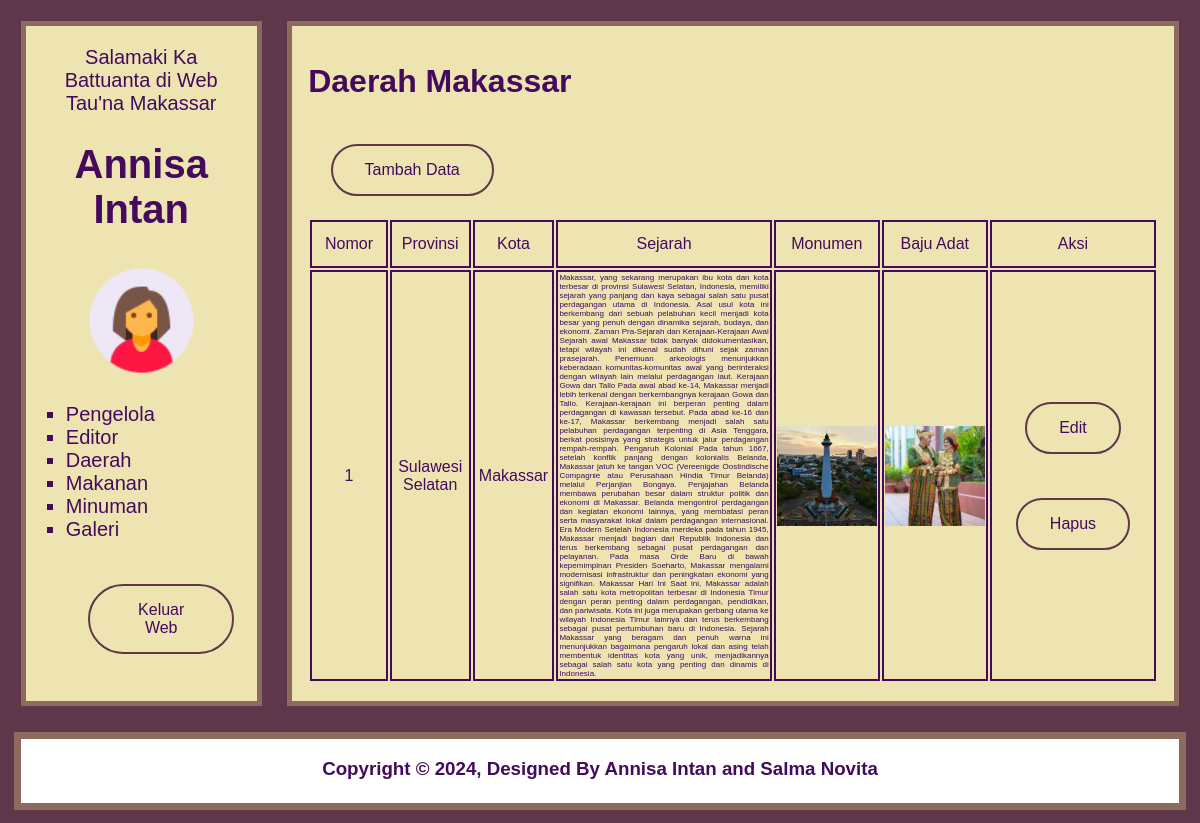
Screenshot of /admin/index.php?page=daerah_tampil (signed in) with the database file from the repository.
### tables this page shows
CREATE TABLE `tb_daerah` (
  `id_daerah` int(11) NOT NULL,
  `provinsi` longtext NOT NULL,
  `kota` longtext NOT NULL,
  `asal_sejarah` longtext NOT NULL,
  `foto_monumen` text NOT NULL,
  `foto_bajuadat` text NOT NULL,
  `nama_monumen` text NOT NULL,
  `nama_bajuadat` text NOT NULL
);

### admin/daerah_tampil.php (the view, shortened to what this page needs)
<h1>Daerah Makassar</h1>
<div class="button">
  <?php
    echo "<button><a href='index.php?page=daerah_tambah'>Tambah Data</a></button>";
  ?>
</div>
<table>
    <tr class="kepala">
      <td width="10%">Nomor</td>
      <td width="10%">Provinsi</td>
      <td width="10%">Kota</td>
      <td width="30%">Sejarah</td>
      <td width="10%">Monumen</td>
      <td width="10%">Baju Adat</td>
      <td width="20%">Aksi</td>
    </tr>
    <?php
        include "../config/koneksi.php";
        $nomor=1;
        $tampil_daerah = mysqli_query ($koneksi,"SELECT * FROM tb_daerah
        ORDER BY id_daerah");
        while ($hasil=mysqli_fetch_array($tampil_daerah))
        {
          echo "<tr>";
          echo "<td>$nomor</td>";
          echo "<td>$hasil[provinsi]</td>";
          echo "<td>$hasil[kota]</td>";
          echo "<td class='kecil'>$hasil[asal_sejarah]</td>";
          echo "<td><img src='$hasil[foto_monumen]' class='gambar'></td>";
          echo "<td><img src='$hasil[foto_bajuadat]' class='gambar'></td>";
          echo "<td align='center'>
          <a href='index.php?page=daerah_tambah&id_daerah=$hasil[id_daerah]'><button>Edit</button></a> <br>
          <a href='daerah_proses.php?status=hapus&id_daerah=$hasil[id_daerah]' onclick=\"return confirm('Apakah Anda yakin ingin menghapus data ini?');\"><button>Hapus</button></a>
          </td>";
          $nomor++;
        }
    ?>
</table>
<link rel="stylesheet" href="styles.css">

### admin/styles.css (style rules this page uses)
:root { --bg: #EEE4B1; --color: #430A5D; --tr1: #5F374B; --tr2: #8C6A5D; }
* { text-decoration: none; color: #430A5D; }
button { cursor: pointer; margin: 1.4rem; background-color: #EEE4B1; border-radius: 50px; border: 2px solid var(--tr1); padding: 15px 32px; text-align: center; text-decoration: none; display: inline-block; font-size: 16px; }
table tr td { text-align: center; border: 2px solid #430A5D; }
.kepala { height: 3rem; }
.gambar { height: auto; width: 100px; }
.kecil { font-size: 8px; text-align: justify; }

### admin/index.php (style rules this page uses)
body { background-color: #5F374B; width: auto; font-family: 'Lucida Sans', 'Lucida Sans Regular', 'Lucida Grande', 'Lucida Sans Unicode', Geneva, Verdana, sans-serif; }

### admin/menu.php (style rules this page uses)
* { text-decoration: none; color: #430A5D; }
button { margin-top: 3rem; background-color: #8C6A5D; color: #430A5D; border-radius: 50px; border: none; padding: 15px 32px; text-align: center; text-decoration: none; display: inline-block; font-size: 16px; }

### rows the page displays
tb_daerah: provinsi "Sulawesi Selatan", kota "Makassar", asal_sejarah "Makassar, yang sekarang merupakan ibu kota dan kota terbesar di provinsi Sulawesi Selatan, Indonesia, memiliki sejarah yang panjang dan kaya sebagai salah satu pusat perdagangan utama di Indonesia. Asal usul kota ini berkembang dari sebuah pelabuhan kecil menjadi kota besar yang penuh dengan dinamika sejarah, budaya, dan ekonomi. Zaman Pra-Sejarah dan Kerajaan-Kerajaan Awal Sejarah awal Makassar tidak banyak didokumentasikan, tetapi wilayah ini dikenal sudah dihuni sejak zaman prasejarah. Penemuan arkeologis menunjukkan keberadaan komunitas-komunitas awal yang berinteraksi dengan wilayah lain melalui perdagangan laut. Kerajaan Gowa dan Tallo Pada awal abad ke-14, Makassar menjadi lebih…", foto_monumen (picture), foto_bajuadat (picture)

### other values shown
$_SESSION['nama_pengelola'] "Annisa Intan"
